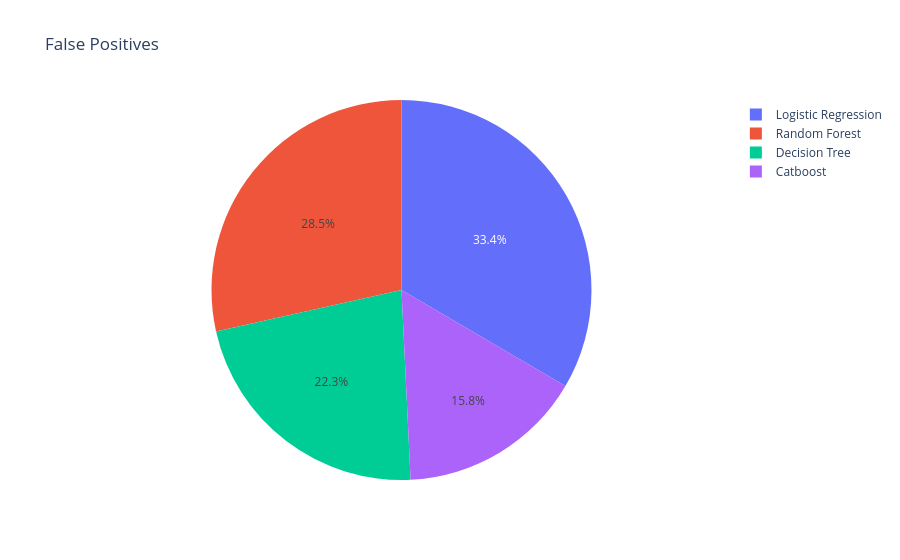

Source (notebook cell):
### Code cell
px.pie(data_frame=cm_df, names=cm_df['model'], values=cm_df['False Positives'], title='False Positives')

### Figure 1 — Plotly figure (JSON) as saved in the notebook; plotly's stock layout.template omitted (floating-point values rounded to 4 significant figures)
{"data": [{"domain": {"x": [0, 1], "y": [0, 1]}, "hovertemplate": "model=%{label}<br>False Positives=%{value}<extra></extra>", "labels": ["Random Forest", "Logistic Regression", "Decision Tree", "Catboost"], "legendgroup": "", "name": "", "showlegend": true, "type": "pie", "values": [2258, 2649, 1764, 1252]}], "layout": {"legend": {"tracegroupgap": 0}, "title": {"text": "False Positives"}}}
